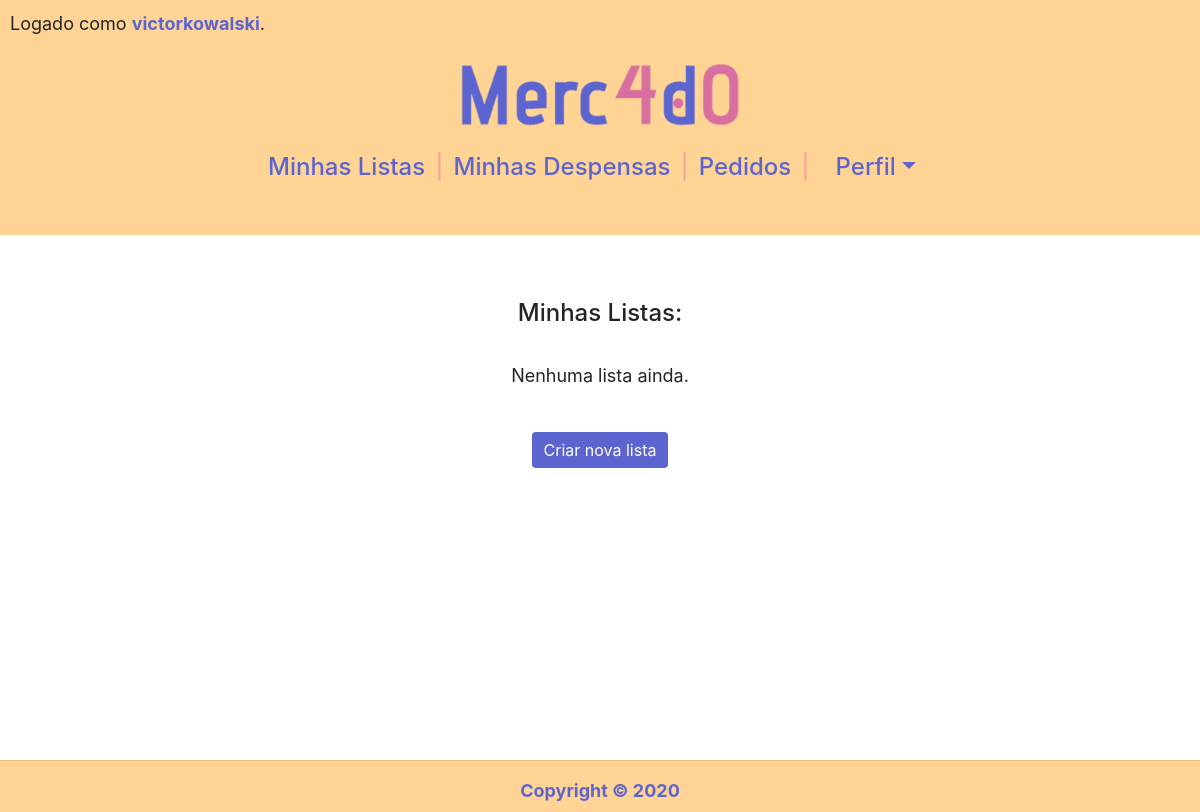
Before: / (signed in) with the older database file.
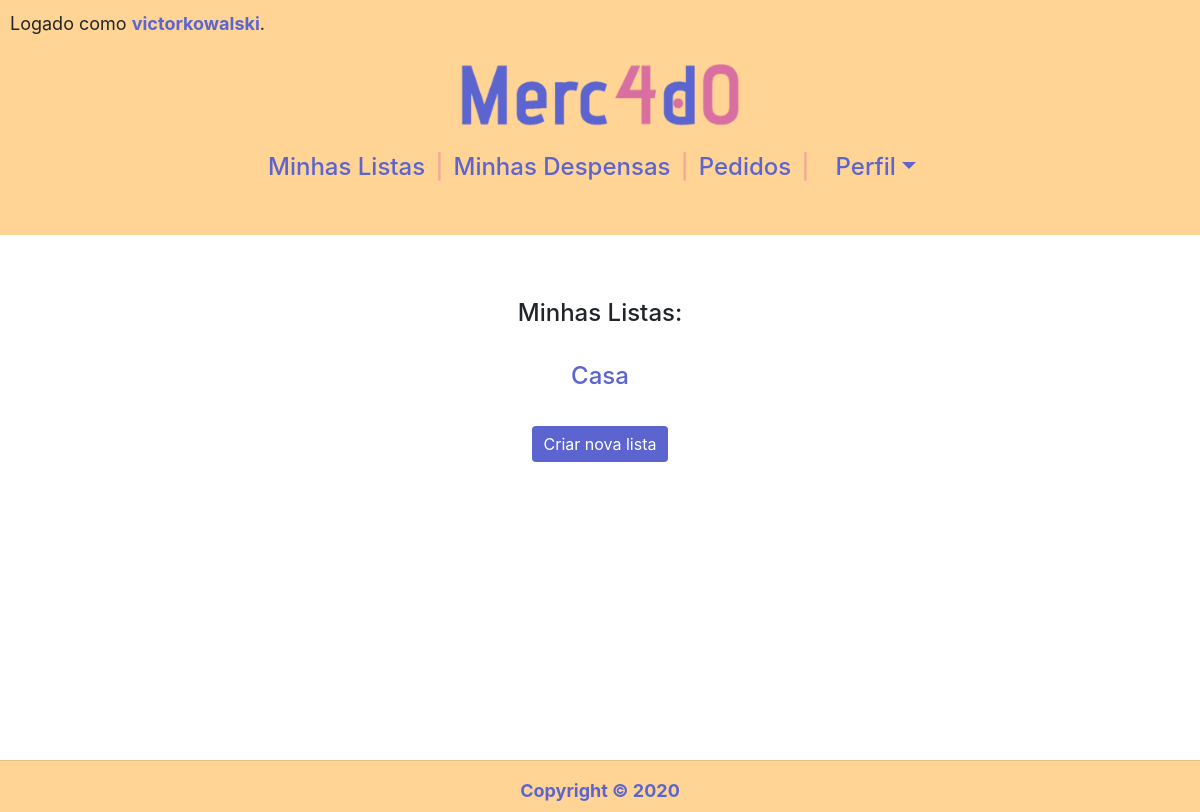
After: the same page with the newer database file.
### compras/models.py (models this page shows, shortened)
class Lista(models.Model):
    nome = models.CharField(max_length=50)
    usuario = models.ForeignKey(Usuario,
                                on_delete=models.CASCADE,
                                related_name="listas")

### compras/views.py (the view)
# urls.py: path('', views.index, name="index"),
@login_required(login_url='login')
def index(request):
    return render(request, "compras/index.html", {
        "listas": Lista.objects.filter(usuario=request.user).order_by('nome'),
        "produtos": Produto.objects.order_by('nome'),
    })

### compras/templates/compras/index.html (shortened to what this page needs)
{% extends "compras/layout.html" %}
{% load static %}
{% block body %}
<div class="container">
    <div id="row" class="row">
        <div class="col">
            <h4>Minhas Listas:</h4>
            <br>
            <ul>
                {% for lista in listas %}
                <li>
                    <h4><a href="" onclick="mostrar('{{ lista.id }}'); return false">{{ lista.nome }}</a></h4>
                </li>
                {% empty %}
                <p>Nenhuma lista ainda.</p>
                {% endfor %}
            </ul>
            <br>
            <button id="but_criar" type="button"
                onclick="document.querySelector('#criar').style.display = 'block'; this.style.display = 'none'"
                class="btn btn-primary">Criar nova lista</button>
        </div>
    </div>
</div>
{% endblock %}

Changed rows visible on the page:
added Lista: nome "Casa"
Other visible differences:
text no longer shown: "Nenhuma lista ainda."
